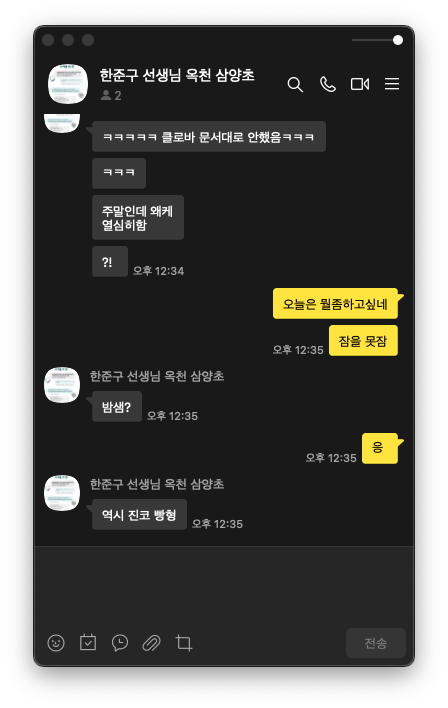
#> input picture test/test2.png, 448 x 708 px, found by its file name
$ python ocr.py
#> lines starting #> are read from the running program, lines starting #| are printed output that depends on the picture
#> (reads test/result.json from the repository)
import requests
import uuid
import time
import json
import base64
import os
from PIL import Image

INFER_CONFIDENCE_THRESHOLD = 0.5
DIALOGUE_Y_THRESHOLD = (100, 550)

def request_ocr(image_path):
    api_url = os.getenv('CLOVA_OCR_API_URL')
    secret_key = os.getenv('CLOVA_OCR_SECRET_KEY')

    with open(image_path, 'rb') as f:
        image_data = base64.b64encode(f.read()).decode('utf-8')

    request_json = {
        'images': [
            {
                'format': 'jpg',
                'name': 'demo',
                'data': image_data
            }
        ],
        'requestId': str(uuid.uuid4()),
        'version': 'V2',
        'timestamp': int(round(time.time() * 1000))
    }

    payload = json.dumps(request_json).encode('UTF-8')
    headers = {
        'X-OCR-SECRET': secret_key,
        'Content-Type': 'application/json'
    }

    response = requests.post(api_url, headers=headers, data=payload)

    return response.json()


def get_dominant_color(image, box=None):
    image = image.convert('RGB')

    if box:
        x1, y1 = box[0]['x'], box[0]['y']
        x2, y2 = box[2]['x'], box[2]['y']
        region = image.crop((x1, y1, x2, y2))
    else:
        region = image

    colors = region.getcolors(region.size[0] * region.size[1])
    return max(colors, key=lambda x: x[0])[1]

def is_yellow(color):
    r, g, b = color
    return r > 200 and g > 200 and b < 100

def is_gray(color):
    r, g, b = color
    return (r > 30 and g > 30 and b > 30) and (r < 60 and g < 60 and b < 60)

def is_white(color):
    r, g, b = color
    return r > 240 and g > 240 and b > 240


def extract_conversations_by_color(ocr_result, image_path, confidence_threshold=0.5, dialogue_y_threshold=(100, 550)):
#> called with image_path = 'test2.png', confidence_threshold = 0.5, dialogue_y_threshold = (100, 550)
    image = Image.open(image_path).convert('RGB')
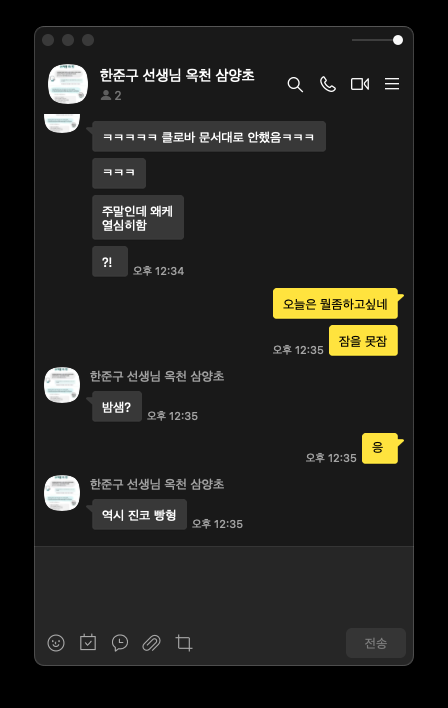
#> image: PIL image 448x708 RGB; mean R, G, B 33.5, 33, 29.6
    conversations = []
    current_user = None
    current_message = ""

    fields = ocr_result['images'][0]['fields']
    fields.sort(key=lambda x: (x['boundingPoly']['vertices'][0]['y'], x['boundingPoly']['vertices'][0]['x']))

    for field in fields:
        if field['inferConfidence'] < confidence_threshold:
            continue

        if field['boundingPoly']['vertices'][0]['y'] < dialogue_y_threshold[0] or field['boundingPoly']['vertices'][3]['y'] > dialogue_y_threshold[1]:
            continue

        text = field['inferText'].strip()
        box = field['boundingPoly']['vertices']
        color = get_dominant_color(image, box)

        if is_yellow(color):
            user = "나"
        elif is_white(color):
            user = "상대방"
        else:
            continue

        if current_user != user:
            if current_message:
                conversations.append((current_user, current_message.strip()))
            current_user = user
            current_message = text
        else:
            current_message += " " + text
#> this loop made 39 passes
#> (text, current_user, current_message) on pass 15: ('뭘좀하고싶네', '나', '뭘좀하고싶네')
#> after the loop, conversations = []

    if current_message:
        conversations.append((current_user, current_message.strip()))

    return conversations

if __name__ == "__main__":
    image_path = 'test2.png'

    # result = request_ocr(image_path)
    # with open('result.json', 'w', encoding='utf-8') as f:
    #     json.dump(result, f, ensure_ascii=False, indent=4)

    with open('result.json', 'r', encoding='utf-8') as f:
        result = json.load(f)

    conversations = extract_conversations_by_color(
        result,
        image_path,
        confidence_threshold=0.5,
        dialogue_y_threshold=(100, 550)
    )
#> conversations = [('나', '뭘좀하고싶네 오늘은 잠을 못잠 응')]

    for user, message in conversations:
        print(f"{user}: {message}")
#> this loop made 1 pass
#| 나: 뭘좀하고싶네 오늘은 잠을 못잠 응
